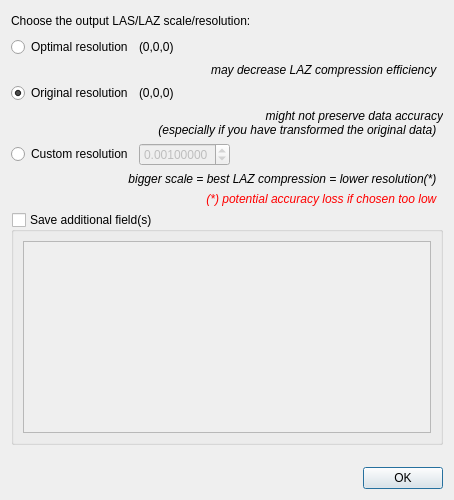
<?xml version="1.0" encoding="UTF-8"?>
<ui version="4.0">
 <class>SaveLASFileDialog</class>
 <widget class="QDialog" name="SaveLASFileDialog">
  <property name="geometry">
   <rect>
    <x>0</x>
    <y>0</y>
    <width>454</width>
    <height>500</height>
   </rect>
  </property>
  <property name="windowTitle">
   <string>LAS/LAZ scale</string>
  </property>
  <layout class="QVBoxLayout" name="verticalLayout">
   <item>
    <layout class="QHBoxLayout" name="horizontalLayout_7">
     <item>
      <widget class="QLabel" name="label">
       <property name="text">
        <string>Choose the output LAS/LAZ scale/resolution:</string>
       </property>
      </widget>
     </item>
     <item>
      <spacer name="horizontalSpacer_4">
       <property name="orientation">
        <enum>Qt::Horizontal</enum>
       </property>
       <property name="sizeHint" stdset="0">
        <size>
         <width>40</width>
         <height>20</height>
        </size>
       </property>
      </spacer>
     </item>
    </layout>
   </item>
   <item>
    <layout class="QHBoxLayout" name="horizontalLayout_4">
     <item>
      <widget class="QRadioButton" name="bestRadioButton">
       <property name="text">
        <string>Optimal resolution</string>
       </property>
      </widget>
     </item>
     <item>
      <widget class="QLabel" name="bestAccuracyLabel">
       <property name="text">
        <string notr="true">(0,0,0)</string>
       </property>
      </widget>
     </item>
     <item>
      <spacer name="horizontalSpacer_5">
       <property name="orientation">
        <enum>Qt::Horizontal</enum>
       </property>
       <property name="sizeHint" stdset="0">
        <size>
         <width>40</width>
         <height>20</height>
        </size>
       </property>
      </spacer>
     </item>
    </layout>
   </item>
   <item>
    <widget class="QLabel" name="labelOptimal">
     <property name="font">
      <font>
       <italic>true</italic>
      </font>
     </property>
     <property name="toolTip">
      <string>Ensures optimal accuracy (up to 10^-7 absolute)</string>
     </property>
     <property name="text">
      <string>may decrease LAZ compression efficiency  </string>
     </property>
     <property name="alignment">
      <set>Qt::AlignRight|Qt::AlignTrailing|Qt::AlignVCenter</set>
     </property>
    </widget>
   </item>
   <item>
    <layout class="QHBoxLayout" name="horizontalLayout_5">
     <item>
      <widget class="QRadioButton" name="origRadioButton">
       <property name="text">
        <string>Original resolution</string>
       </property>
       <property name="checkable">
        <bool>true</bool>
       </property>
       <property name="checked">
        <bool>true</bool>
       </property>
      </widget>
     </item>
     <item>
      <widget class="QLabel" name="origAccuracyLabel">
       <property name="text">
        <string>(0,0,0)</string>
       </property>
      </widget>
     </item>
     <item>
      <spacer name="horizontalSpacer_6">
       <property name="orientation">
        <enum>Qt::Horizontal</enum>
       </property>
       <property name="sizeHint" stdset="0">
        <size>
         <width>40</width>
         <height>20</height>
        </size>
       </property>
      </spacer>
     </item>
    </layout>
   </item>
   <item>
    <widget class="QLabel" name="labelOriginal">
     <property name="font">
      <font>
       <italic>true</italic>
      </font>
     </property>
     <property name="text">
      <string>might not preserve data accuracy  
(especially if you have transformed the original data)  </string>
     </property>
     <property name="alignment">
      <set>Qt::AlignRight|Qt::AlignTrailing|Qt::AlignVCenter</set>
     </property>
    </widget>
   </item>
   <item>
    <layout class="QHBoxLayout" name="horizontalLayout_6">
     <item>
      <widget class="QRadioButton" name="customRadioButton">
       <property name="text">
        <string>Custom resolution</string>
       </property>
      </widget>
     </item>
     <item>
      <widget class="QDoubleSpinBox" name="customScaleDoubleSpinBox">
       <property name="enabled">
        <bool>false</bool>
       </property>
       <property name="decimals">
        <number>8</number>
       </property>
       <property name="minimum">
        <double>0.000000000000000</double>
       </property>
       <property name="maximum">
        <double>1.000000000000000</double>
       </property>
       <property name="singleStep">
        <double>0.001000000000000</double>
       </property>
       <property name="value">
        <double>0.001000000000000</double>
       </property>
      </widget>
     </item>
     <item>
      <spacer name="horizontalSpacer_7">
       <property name="orientation">
        <enum>Qt::Horizontal</enum>
       </property>
       <property name="sizeHint" stdset="0">
        <size>
         <width>40</width>
         <height>20</height>
        </size>
       </property>
      </spacer>
     </item>
    </layout>
   </item>
   <item>
    <widget class="QLabel" name="labelCustom">
     <property name="font">
      <font>
       <italic>true</italic>
      </font>
     </property>
     <property name="text">
      <string>bigger scale = best LAZ compression = lower resolution(*)  </string>
     </property>
     <property name="alignment">
      <set>Qt::AlignRight|Qt::AlignTrailing|Qt::AlignVCenter</set>
     </property>
    </widget>
   </item>
   <item>
    <widget class="QLabel" name="label_5">
     <property name="font">
      <font>
       <italic>true</italic>
      </font>
     </property>
     <property name="styleSheet">
      <string notr="true">color: red;</string>
     </property>
     <property name="text">
      <string>(*) potential accuracy loss if chosen too low  </string>
     </property>
     <property name="alignment">
      <set>Qt::AlignRight|Qt::AlignTrailing|Qt::AlignVCenter</set>
     </property>
    </widget>
   </item>
   <item>
    <widget class="QGroupBox" name="extraFieldGroupBox">
     <property name="title">
      <string>Save additional field(s)</string>
     </property>
     <property name="checkable">
      <bool>true</bool>
     </property>
     <property name="checked">
      <bool>false</bool>
     </property>
     <layout class="QVBoxLayout" name="verticalLayout_2">
      <item>
       <widget class="QListWidget" name="evlrListWidget">
        <property name="selectionMode">
         <enum>QAbstractItemView::MultiSelection</enum>
        </property>
       </widget>
      </item>
     </layout>
    </widget>
   </item>
   <item>
    <spacer name="verticalSpacer">
     <property name="orientation">
      <enum>Qt::Vertical</enum>
     </property>
     <property name="sizeHint" stdset="0">
      <size>
       <width>20</width>
       <height>2</height>
      </size>
     </property>
    </spacer>
   </item>
   <item>
    <widget class="QDialogButtonBox" name="buttonBox">
     <property name="orientation">
      <enum>Qt::Horizontal</enum>
     </property>
     <property name="standardButtons">
      <set>QDialogButtonBox::Ok</set>
     </property>
    </widget>
   </item>
  </layout>
 </widget>
 <resources/>
 <connections>
  <connection>
   <sender>buttonBox</sender>
   <signal>accepted()</signal>
   <receiver>SaveLASFileDialog</receiver>
   <slot>accept()</slot>
   <hints>
    <hint type="sourcelabel">
     <x>248</x>
     <y>254</y>
    </hint>
    <hint type="destinationlabel">
     <x>157</x>
     <y>274</y>
    </hint>
   </hints>
  </connection>
  <connection>
   <sender>buttonBox</sender>
   <signal>rejected()</signal>
   <receiver>SaveLASFileDialog</receiver>
   <slot>reject()</slot>
   <hints>
    <hint type="sourcelabel">
     <x>316</x>
     <y>260</y>
    </hint>
    <hint type="destinationlabel">
     <x>286</x>
     <y>274</y>
    </hint>
   </hints>
  </connection>
  <connection>
   <sender>customRadioButton</sender>
   <signal>toggled(bool)</signal>
   <receiver>customScaleDoubleSpinBox</receiver>
   <slot>setEnabled(bool)</slot>
   <hints>
    <hint type="sourcelabel">
     <x>39</x>
     <y>165</y>
    </hint>
    <hint type="destinationlabel">
     <x>116</x>
     <y>165</y>
    </hint>
   </hints>
  </connection>
 </connections>
</ui>
